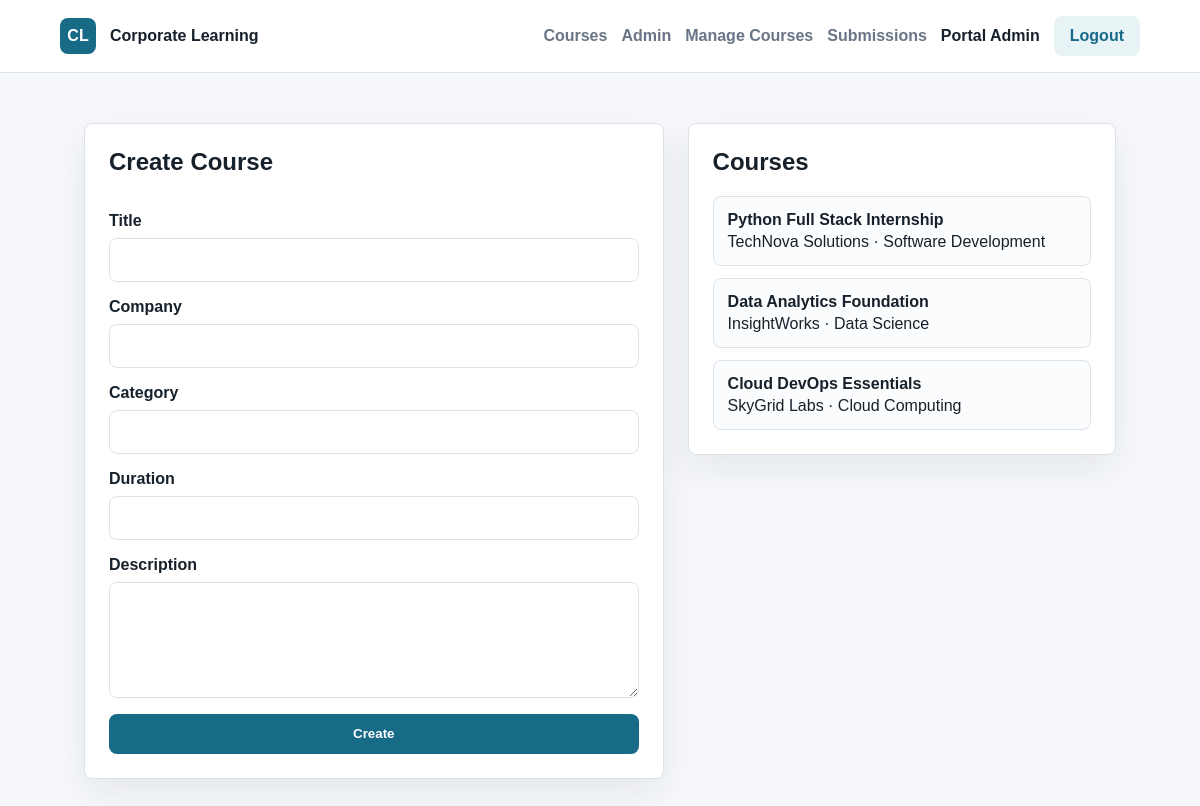
Screenshot of /admin/courses (signed in) with the database file from the repository.
### tables this page shows
CREATE TABLE users (
            id INTEGER PRIMARY KEY AUTOINCREMENT,
            name TEXT NOT NULL,
            email TEXT NOT NULL UNIQUE,
            password_hash TEXT NOT NULL,
            role TEXT NOT NULL CHECK(role IN ('admin', 'student')),
            created_at TEXT NOT NULL
        );

CREATE TABLE courses (
            id INTEGER PRIMARY KEY AUTOINCREMENT,
            title TEXT NOT NULL,
            company TEXT NOT NULL,
            category TEXT NOT NULL,
            duration TEXT NOT NULL,
            description TEXT NOT NULL,
            status TEXT NOT NULL DEFAULT 'active',
            created_at TEXT NOT NULL
        );

### app.py (the view, shortened to what this page needs)
    @app.route("/admin/courses", methods=["GET", "POST"])
    @login_required
    @admin_required
    def admin_courses():
        rows = query_all("SELECT * FROM courses ORDER BY created_at DESC")
        return render_template("admin_courses.html", courses=rows)

### app.py (called while the page is built)
def create_app():
    app = Flask(__name__, instance_relative_config=True)
    app.config["SECRET_KEY"] = os.environ.get("SECRET_KEY", "dev-secret-change-me")
    app.config["DATABASE"] = os.path.join(app.instance_path, "portal.db")
    os.makedirs(app.instance_path, exist_ok=True)
    @app.before_request
    def load_current_user():
        g.user = None
        user_id = session.get("user_id")
        if user_id:
            g.user = query_one("SELECT * FROM users WHERE id = ?", (user_id,))
    @app.teardown_appcontext
    def close_db(error=None):
        db = g.pop("db", None)
        if db is not None:
            db.close()
    register_routes(app)
    with app.app_context():
        init_db()
        seed_db()
    return app

def get_db():
    if "db" not in g:
        g.db = sqlite3.connect(current_app_database())
        g.db.row_factory = sqlite3.Row
    return g.db

def current_app_database():
    from flask import current_app
    return current_app.config["DATABASE"]

def query_all(sql, params=()):
    return get_db().execute(sql, params).fetchall()

def query_one(sql, params=()):
    return get_db().execute(sql, params).fetchone()

def login_required(view):
    @wraps(view)
    def wrapped(*args, **kwargs):
        if not g.user:
            flash("Please sign in to continue.", "warning")
            return redirect(url_for("login"))
        return view(*args, **kwargs)
    return wrapped

def admin_required(view):
    @wraps(view)
    def wrapped(*args, **kwargs):
        if not g.user or g.user["role"] != "admin":
            abort(403)
        return view(*args, **kwargs)
    return wrapped

### templates/admin_courses.html (shortened to what this page needs)
{% extends "base.html" %}
{% block content %}
<section class="section two-column">
    <form class="panel" method="post">
        <h1>Create Course</h1>
        <label>Title<input type="text" name="title" required></label>
        <label>Company<input type="text" name="company" required></label>
        <label>Category<input type="text" name="category" required></label>
        <label>Duration<input type="text" name="duration" required></label>
        <label>Description<textarea name="description" rows="5" required></textarea></label>
        <button class="button" type="submit">Create</button>
    </form>
    <div class="panel">
        <h1>Courses</h1>
        <div class="list">
            {% for course in courses %}
                <a class="list-item" href="{{ url_for('admin_course_detail', course_id=course.id) }}">
                    <strong>{{ course.title }}</strong>
                    <span>{{ course.company }} · {{ course.category }}</span>
                </a>
            {% else %}
                <p>No courses created.</p>
            {% endfor %}
        </div>
    </div>
</section>
{% endblock %}

### templates/base.html (shortened to what this page needs)
<!doctype html>
<html lang="en">
<head>
    <link rel="stylesheet" href="{{ url_for('static', filename='css/styles.css') }}">
</head>
<body>
    <header class="topbar">
        <a class="brand" href="{{ url_for('index') }}">
            <span class="brand-mark">CL</span>
            <span>Corporate Learning</span>
        </a>
        <nav>
            <a href="{{ url_for('courses') }}">Courses</a>
            {% if g.user %}
                {% if g.user.role == 'admin' %}
                    <a href="{{ url_for('admin_dashboard') }}">Admin</a>
                    <a href="{{ url_for('admin_courses') }}">Manage Courses</a>
                    <a href="{{ url_for('admin_submissions') }}">Submissions</a>
                {% else %}
                    <a href="{{ url_for('student_dashboard') }}">Dashboard</a>
                {% endif %}
                <span class="nav-user">{{ g.user.name }}</span>
                <a class="button ghost" href="{{ url_for('logout') }}">Logout</a>
            {% else %}
                <a href="{{ url_for('login') }}">Login</a>
                <a class="button" href="{{ url_for('register') }}">Register</a>
            {% endif %}
        </nav>
    </header>
    <main>
        {% block content %}{% endblock %}
    </main>
</body>
</html>

### static/css/styles.css (style rules this page uses)
:root { --ink: #17212b; --muted: #697586; --line: #dbe2ea; --bg: #f6f8fb; --panel: #ffffff; --primary: #176b87; --primary-dark: #0f4f63; --accent: #d97706; --danger: #b42318; --success: #157f3b; }
* { box-sizing: border-box; }
body { margin: 0; font-family: Arial, Helvetica, sans-serif; color: var(--ink); background: var(--bg); }
a { color: inherit; }
.topbar { position: sticky; top: 0; z-index: 10; display: flex; align-items: center; justify-content: space-between; gap: 24px; padding: 16px 5vw; background: rgba(255, 255, 255, 0.94); border-bottom: 1px solid var(--line); backdrop-filter: blur(12px); }
.brand, nav { display: flex; align-items: center; gap: 14px; }
.brand { text-decoration: none; font-weight: 800; }
.brand-mark { display: grid; place-items: center; width: 36px; height: 36px; border-radius: 8px; color: #fff; background: var(--primary); }
nav { flex-wrap: wrap; justify-content: flex-end; }
nav a { text-decoration: none; color: var(--muted); font-weight: 700; }
.nav-user { color: var(--ink); font-weight: 700; }
.button { display: inline-flex; align-items: center; justify-content: center; min-height: 40px; padding: 10px 16px; border: 0; border-radius: 8px; color: #fff; background: var(--primary); font-weight: 800; text-decoration: none; cursor: pointer; }
.button.ghost { color: var(--primary); background: #e8f3f6; }
.hero-panel, .panel, .card, .form-card, .table-wrap { border: 1px solid var(--line); border-radius: 8px; background: var(--panel); box-shadow: 0 14px 38px rgba(21, 34, 50, 0.08); }
.section { padding: 50px 7vw; }
.section h1, .section h2, .section h3 { margin-top: 0; }
.card, .panel, .form-card, .table-wrap { padding: 24px; }
form { display: grid; gap: 16px; }
label { display: grid; gap: 8px; color: var(--ink); font-weight: 800; }
input, textarea { width: 100%; border: 1px solid var(--line); border-radius: 8px; padding: 12px; color: var(--ink); font: inherit; background: #fff; }
.split, .two-column { display: grid; grid-template-columns: minmax(0, 1.15fr) minmax(300px, 0.85fr); gap: 24px; align-items: start; }
.list { display: grid; gap: 12px; }
.list-item { display: grid; gap: 4px; padding: 14px; border: 1px solid var(--line); border-radius: 8px; text-decoration: none; background: #fbfcfd; }

### rows the page displays
users: user.name "Portal Admin"
courses: title "Python Full Stack Internship", company "TechNova Solutions", category "Software Development"
courses: title "Data Analytics Foundation", company "InsightWorks", category "Data Science"
courses: title "Cloud DevOps Essentials", company "SkyGrid Labs", category "Cloud Computing"
